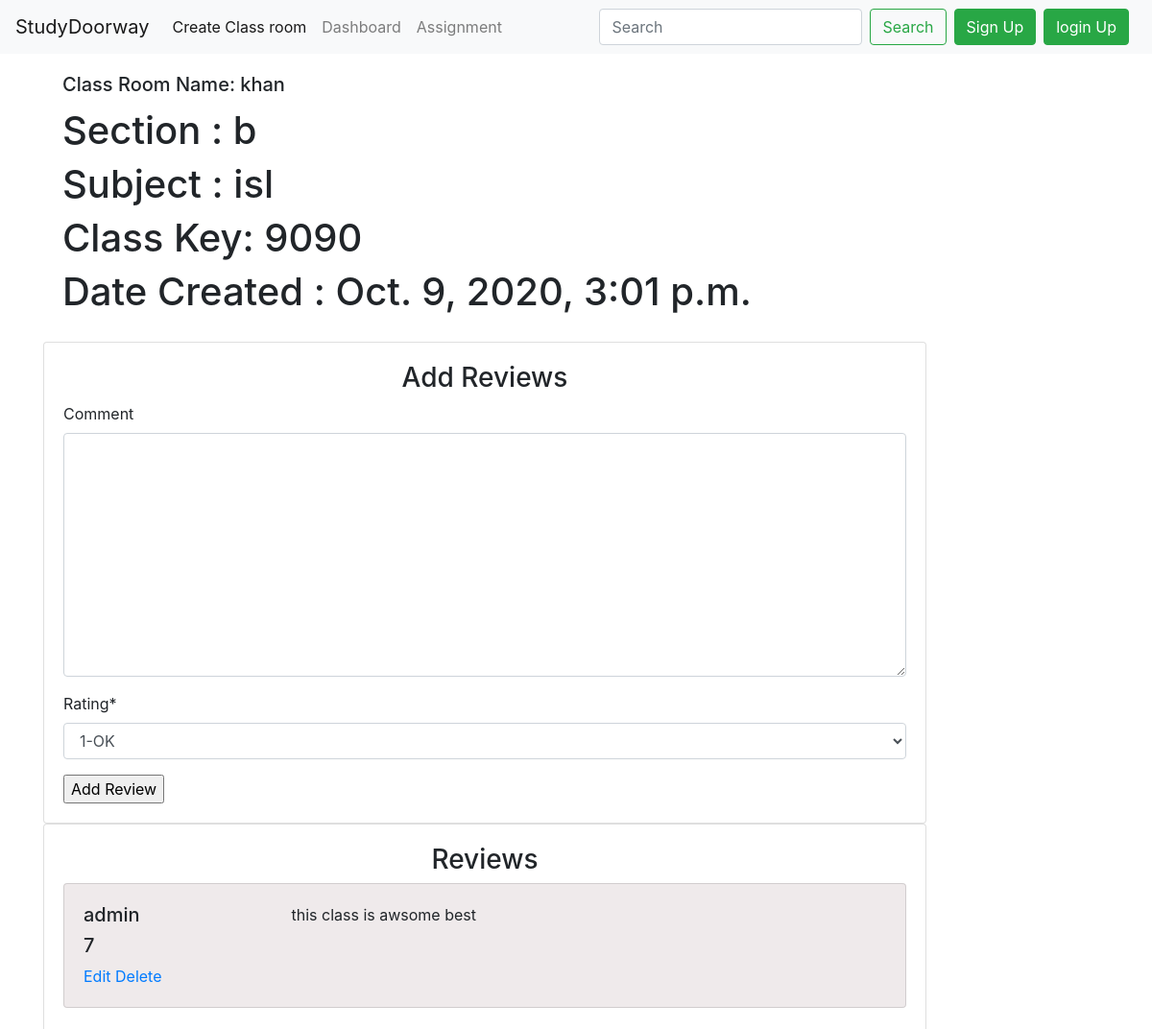
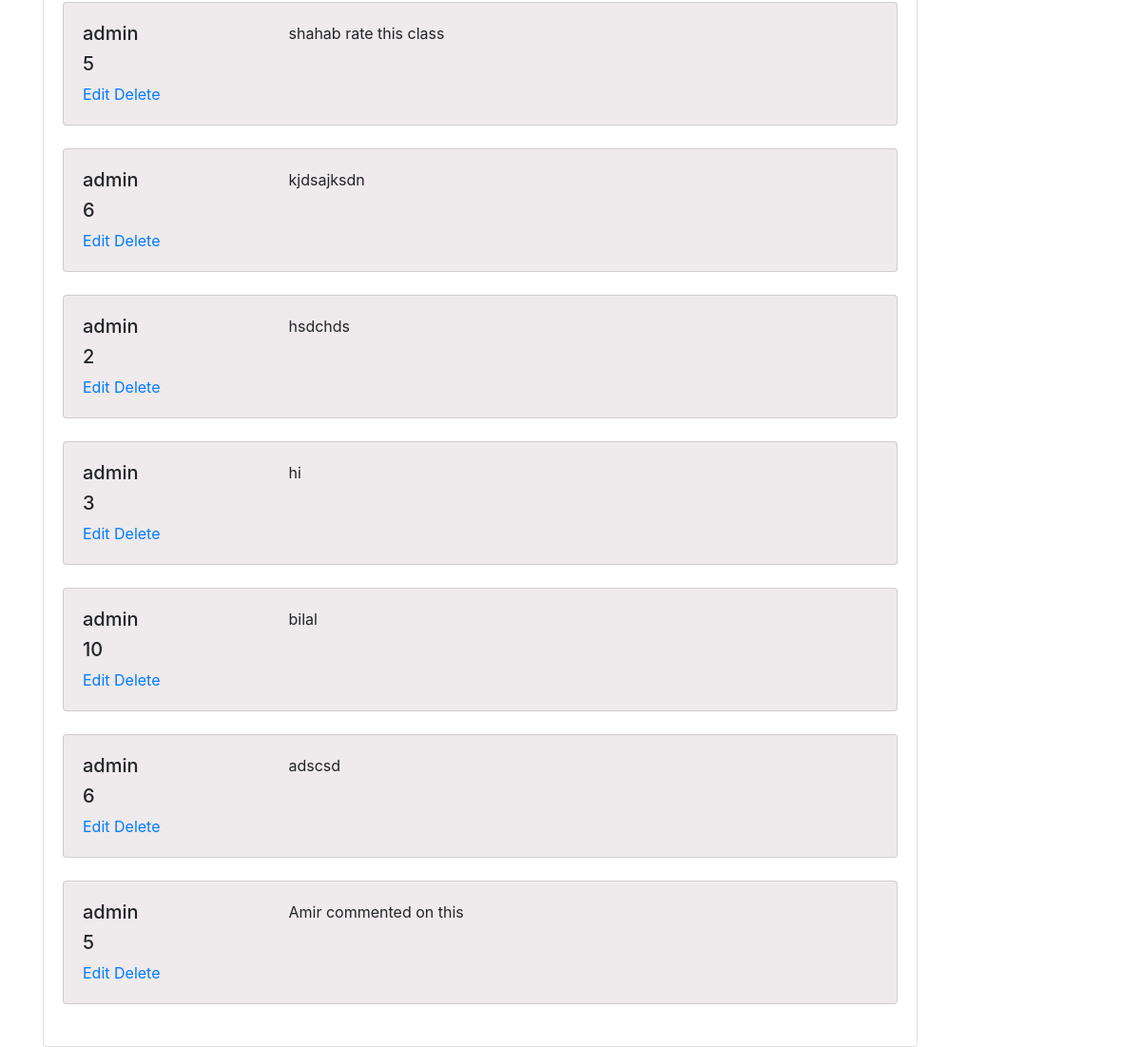
Page /detail/1/ on the committed database (2 pictures, top to bottom).
### myapp/models.py (models this page shows, shortened)
class Classroom(models.Model):
	name=models.CharField(max_length=30,)
	section=models.CharField(max_length=30, null=True)
	subject=models.CharField(max_length=30, null=True)
	class_key=models.CharField(max_length=30, null=True)
	date_created=models.DateTimeField(auto_now_add=True, null=True)

class Review(models.Model):
	user=models.ForeignKey(User, on_delete=models.CASCADE)
	classroom=models.ForeignKey(Classroom, on_delete=models.CASCADE)
	comment=models.TextField(max_length=300,blank=True)
	rating = models.PositiveSmallIntegerField(choices=RATE_CHOICES)

### myapp/views.py (the view)
# urls.py: path('detail/<int:id>/',views.detail,name='detail'),
def detail(request,id):
	form = ReviewForm()
	classroom=Classroom.objects.get(id=id)
	reviews=Review.objects.filter(classroom=id).order_by('-comment')
	context={"classroom":classroom,"reviews":reviews,"form":form}
	return render(request,"myapp/classdetail.html",context)

### myapp/forms.py
class ReviewForm(forms.ModelForm):
	rating=forms.ChoiceField(choices=RATE_CHOICES,widget=forms.Select(),required=True)
	class Meta():
		model=Review
		fields=['comment','rating']

### myapp/templates/myapp/classdetail.html (shortened to what this page needs)
{% extends 'myapp/base.html' %}
{% load crispy_forms_tags %}
{% block form %}
<div class="container">
  <div class="row">
    <div class="col-md-10">
         <div class="card-body">
          <h5 class="card-title">Class Room Name:  {{classroom.name}}</h5>
          <h1>Section :  {{classroom.section}}</h1>
          <h1>Subject :  {{classroom.subject}}</h1>
          <h1> Class Key:  {{classroom.class_key}}</h1>
          <h1> Date Created :  {{classroom.date_created}}</h1>
         </div>
</div>
</div>
</div>
<div class="container">
  <div class="row">
    <div class="col-md-10">
 <div class="card">
  <div class="card-body">
    <h3 class="text-center"> Add Reviews</h3>
    <form method="POST"class="rate-form" action="{% url 'myapp:add_review' classroom.id %}">
      {{form|crispy}}
      <input type="submit" name="btn btn-danger" value="Add Review">
    </form>
  </div>
</div>
 <div class="card">
  <div class="card-body">
    <h3 class="text-center">  Reviews</h3>
    {%for review in reviews%}
      <div class="card" style="background-color:#efeaeb">
       <div class="card-body">
        <div class="row">
          <div class="col-md-3">
            <h5 class="text-left">{{review.user.username}} </h5>
    	      <h5>{{review.rating}}</h5>
            <a href="{% url 'myapp:edit_review' classroom.id review.id %}">Edit</a>
            <a href="{% url 'myapp:delete_review' classroom.id review.id %}" onclick="return confirm('are you sure to delete this comment ? ');" >Delete</a>
          </div>
           <div class="col-md-9">
            <p class="text-left">{{review.comment}} </p>
          </div>
        </div>
      </div>
    </div>
    <br>
    {%endfor%}
  </div>
</div>
</div>
</div>
</div>
{% endblock %}

### myapp/templates/myapp/base.html (shortened to what this page needs)
{% load static %}
<!doctype html>
<html lang="en">
  <head>
    <link rel="stylesheet" href="https://cdn.jsdelivr.net/npm/bootstrap@4.5.3/dist/css/bootstrap.min.css">
    <link rel="stylesheet" href="https://cdnjs.cloudflare.com/ajax/libs/font-awesome/4.7.0/css/font-awesome.min.css">
     <link rel="stylesheet" type="text/css"  href=" {% static 'myapp/css/style.css' %}">
  </head>
  <body>
     <nav class="navbar navbar-expand-lg navbar-light bg-light">
  <a class="navbar-brand" href="/">StudyDoorway</a>
  <div class="collapse navbar-collapse" id="navbarSupportedContent">
    <ul class="navbar-nav mr-auto">
      <li class="nav-item active">
        <a class="nav-link" href="/showmyForm">Create Class room </a>
      </li>
      <li class="nav-item ">
         <a class="nav-link" href="/myapp/myclassroom">Dashboard </a>
      </li>
      <li class="nav-item ">
        <a class="nav-link" href="/amir">Assignment</a>
      </li>
    </ul>
    <form class="form-inline my-2 my-lg-0">
      <input class="form-control mr-sm-2" type="search" placeholder="Search" aria-label="Search">
      <button class="btn btn-outline-success mr-2 my-sm-0" type="submit">Search</button>
    </form>
  </div>
{% if user.is_authenticated %}
 <ul class="navbar-nav ml-auto">
    <li class="nav-item dropdown">
        <a class="nav-link dropdown-toggle" href="#" id="navbarDropdown" role="button" data-toggle="dropdown" aria-haspopup="true" aria-expanded="false">
          Welcome: {{request.user}}
        </a>
        <div class="dropdown-menu" aria-labelledby="navbarDropdown">
          <a class="dropdown-item" href="/Logout">Logout</a>
      </li>
</ul>
{% else %}
<button type="button" class="btn btn-success mr-2" data-toggle="modal" data-target="#signupModal">
  Sign Up
</button>
<button type="button" class="btn btn-success mr-2" data-toggle="modal" data-target="#loginupModal">
  login Up
</button>
 {% endif %}
</nav>
{% block form %}
{% endblock %}
  </body>
</html>

### rows in the picture
Classroom: name "khan", section "b", subject "isl", class_key "9090", date_created "Oct. 9, 2020, 3:01 p.m."
Review: user.username "admin", rating "7", comment "this class is awsome best"
Review: user.username "admin", rating "5", comment "shahab rate this class"
Review: user.username "admin", rating "6", comment "kjdsajksdn"
Review: user.username "admin", rating "2", comment "hsdchds"
Review: user.username "admin", rating "3", comment "hi"
Review: user.username "admin", rating "10", comment "bilal"
Review: user.username "admin", rating "6", comment "adscsd"
Review: user.username "admin", rating "5", comment "Amir commented on this"
